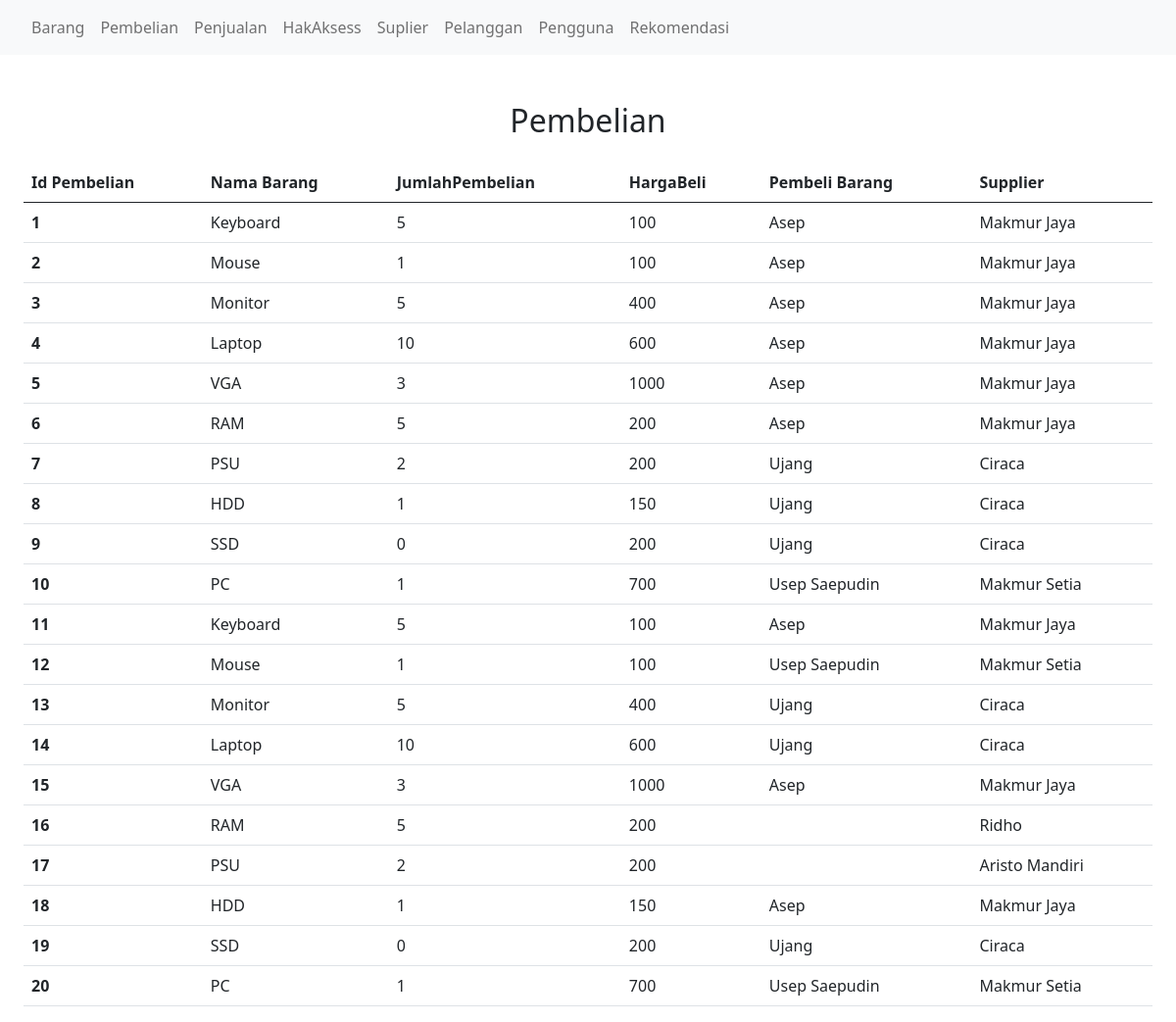
Screenshot of /pembelian.php with the database file from the repository.
### tables this page shows
CREATE TABLE `Pembelian` (
  `idPembelian` int(11) NOT NULL AUTO_INCREMENT,
  `JumlahPembelian` int(11) NOT NULL,
  `HargaBeli` int(11) NOT NULL,
  `idPengguna` int(11) DEFAULT NULL,
  `idBarang` int(11) NOT NULL,
  `idSupiler` int(11) DEFAULT NULL,
  PRIMARY KEY (`idPembelian`),
  KEY `Pembelian_FK` (`idBarang`),
  KEY `Pembelian_FK_1` (`idSupiler`),
  CONSTRAINT `Pembelian_FK` FOREIGN KEY (`idBarang`) REFERENCES `Barang` (`idBarang`),
  CONSTRAINT `Pembelian_FK_1` FOREIGN KEY (`idSupiler`) REFERENCES `Supplier` (`IdSupplier`)
);

CREATE TABLE `Barang` (
  `idBarang` int(11) NOT NULL AUTO_INCREMENT,
  `NamaBarang` varchar(100) NOT NULL,
  `Keterangan` varchar(100) DEFAULT NULL,
  `Stock` int(11) DEFAULT '0',
  `idPengguna` int(11) DEFAULT NULL,
  `Paket` int(11) DEFAULT NULL,
  PRIMARY KEY (`idBarang`),
  KEY `Barang_FK` (`idPengguna`),
  CONSTRAINT `Barang_FK` FOREIGN KEY (`idPengguna`) REFERENCES `Pengguna` (`idPengguna`)
);

CREATE TABLE `Pengguna` (
  `idPengguna` int(11) NOT NULL AUTO_INCREMENT,
  `NamaPengguna` varchar(100) NOT NULL,
  `Password` varchar(100) NOT NULL,
  `NamaDepan` varchar(100) DEFAULT NULL,
  `NamaBelakang` varchar(100) DEFAULT NULL,
  `Alamat` varchar(100) DEFAULT NULL,
  `idAksess` int(11) DEFAULT NULL,
  PRIMARY KEY (`idPengguna`),
  KEY `Pengguna_FK` (`idAksess`),
  CONSTRAINT `Pengguna_FK` FOREIGN KEY (`idAksess`) REFERENCES `HakAksess` (`idHakAksess`)
);

CREATE TABLE `Supplier` (
  `IdSupplier` int(11) NOT NULL,
  `NamaSupplier` varchar(225) DEFAULT NULL,
  `AlamatSupplier` text,
  `Phone` varchar(225) DEFAULT NULL,
  PRIMARY KEY (`IdSupplier`)
);

### pembelian.php (the view, shortened to what this page needs)
<!DOCTYPE html>
<html lang="en">
<head>
  <link href="https://cdn.jsdelivr.net/npm/bootstrap@5.0.2/dist/css/bootstrap.min.css" rel="stylesheet"
>
</head>
<body>
  <nav class="navbar navbar-expand-lg navbar-light bg-light px-4">
    <div class="collapse navbar-collapse" id="navbarNavAltMarkup">
      <div class="navbar-nav">
        <a class="nav-item nav-link" href="/">Barang</a>
        <a class="nav-item nav-link" href="/pembelian.php">Pembelian</a>
        <a class="nav-item nav-link" href="/penjualan.php">Penjualan</a>
        <a class="nav-item nav-link" href="/hakAksess.php">HakAksess</a>
        <a class="nav-item nav-link" href="/suplier.php">Suplier</a>
        <a class="nav-item nav-link" href="/pelanggan.php">Pelanggan</a>
        <a class="nav-item nav-link" href="/Pengguna/index.php">Pengguna</a>
        <a class="nav-item nav-link" href="/RekomendasiPaket.php">Rekomendasi</a> </div>
    </div>
  </nav>
  <div class="px-4 mt-5">
    <h2 class="text-center mb-4">Pembelian</h2>
    <table class="table">
      <thead class="thead-dark">
        <tr>
          <th scope="col">Id Pembelian</th>
          <th scope="col">Nama Barang</th>
          <th scope="col">JumlahPembelian</th>
          <th scope="col">HargaBeli</th>
          <th scope="col">Pembeli Barang</th>
          <th scope="col">Supplier</th>
        </tr>
      </thead>
      <tbody>
        <?php
            require 'connection.php';
            $result = mysqli_query($conn, "SELECT idPembelian, JumlahPembelian, HargaBeli, Barang.NamaBarang  ,Pengguna.NamaPengguna, Supplier.NamaSupplier  from Pembelian
            left join Pengguna on Pembelian.idPengguna  =  Pengguna.idPengguna
            LEFT join Barang on Pembelian.idBarang  = Barang.idBarang
            left join Supplier on Pembelian.idSupiler  = Supplier.idSupplier
            GROUP by idPembelian ;");
            if (mysqli_num_rows($result) > 0) {
                while ($row = mysqli_fetch_assoc($result)) {
                    $idPembelian = $row["idPembelian"];
                    $NamaBarang = $row["NamaBarang"];
                    $HargaBeli = $row["HargaBeli"];
                    $JumlahPembelian = $row["JumlahPembelian"];
                    $NamaPengguna = $row['NamaPengguna'];
                    $NamaSupplier = $row["NamaSupplier"];
                    echo  "<tr>
                    <th>$idPembelian</th>
                    <td>$NamaBarang</td>
                    <td>$JumlahPembelian</td>
                    <td>$HargaBeli</td>
                    <td>$NamaPengguna</td>
                    <td>$NamaSupplier</td>
                  </tr>";
                }
            }
        ?>
      </tbody>
    </table>
  </div>
</body>
</html>

### rows the page displays
pembelian: idPembelian "1", idBarang.NamaBarang "Keyboard", JumlahPembelian "5", HargaBeli "100", idPengguna.NamaPengguna "Asep", idSupiler.NamaSupplier "Makmur Jaya"
pembelian: idPembelian "2", idBarang.NamaBarang "Mouse", JumlahPembelian "1", HargaBeli "100", idPengguna.NamaPengguna "Asep", idSupiler.NamaSupplier "Makmur Jaya"
pembelian: idPembelian "3", idBarang.NamaBarang "Monitor", JumlahPembelian "5", HargaBeli "400", idPengguna.NamaPengguna "Asep", idSupiler.NamaSupplier "Makmur Jaya"
pembelian: idPembelian "4", idBarang.NamaBarang "Laptop", JumlahPembelian "10", HargaBeli "600", idPengguna.NamaPengguna "Asep", idSupiler.NamaSupplier "Makmur Jaya"
pembelian: idPembelian "5", idBarang.NamaBarang "VGA", JumlahPembelian "3", HargaBeli "1000", idPengguna.NamaPengguna "Asep", idSupiler.NamaSupplier "Makmur Jaya"
pembelian: idPembelian "6", idBarang.NamaBarang "RAM", JumlahPembelian "5", HargaBeli "200", idPengguna.NamaPengguna "Asep", idSupiler.NamaSupplier "Makmur Jaya"
pembelian: idPembelian "7", idBarang.NamaBarang "PSU", JumlahPembelian "2", HargaBeli "200", idPengguna.NamaPengguna "Ujang", idSupiler.NamaSupplier "Ciraca"
pembelian: idPembelian "8", idBarang.NamaBarang "HDD", JumlahPembelian "1", HargaBeli "150", idPengguna.NamaPengguna "Ujang", idSupiler.NamaSupplier "Ciraca"
pembelian: idPembelian "9", idBarang.NamaBarang "SSD", JumlahPembelian "0", HargaBeli "200", idPengguna.NamaPengguna "Ujang", idSupiler.NamaSupplier "Ciraca"
pembelian: idPembelian "10", idBarang.NamaBarang "PC", JumlahPembelian "1", HargaBeli "700", idPengguna.NamaPengguna "Usep Saepudin", idSupiler.NamaSupplier "Makmur Setia"
pembelian: idPembelian "11", idBarang.NamaBarang "Keyboard", JumlahPembelian "5", HargaBeli "100", idPengguna.NamaPengguna "Asep", idSupiler.NamaSupplier "Makmur Jaya"
pembelian: idPembelian "12", idBarang.NamaBarang "Mouse", JumlahPembelian "1", HargaBeli "100", idPengguna.NamaPengguna "Usep Saepudin", idSupiler.NamaSupplier "Makmur Setia"
pembelian: idPembelian "13", idBarang.NamaBarang "Monitor", JumlahPembelian "5", HargaBeli "400", idPengguna.NamaPengguna "Ujang", idSupiler.NamaSupplier "Ciraca"
pembelian: idPembelian "14", idBarang.NamaBarang "Laptop", JumlahPembelian "10", HargaBeli "600", idPengguna.NamaPengguna "Ujang", idSupiler.NamaSupplier "Ciraca"
pembelian: idPembelian "15", idBarang.NamaBarang "VGA", JumlahPembelian "3", HargaBeli "1000", idPengguna.NamaPengguna "Asep", idSupiler.NamaSupplier "Makmur Jaya"
pembelian: idPembelian "16", idBarang.NamaBarang "RAM", JumlahPembelian "5", HargaBeli "200", idSupiler.NamaSupplier "Ridho"
pembelian: idPembelian "17", idBarang.NamaBarang "PSU", JumlahPembelian "2", HargaBeli "200", idSupiler.NamaSupplier "Aristo Mandiri"
pembelian: idPembelian "18", idBarang.NamaBarang "HDD", JumlahPembelian "1", HargaBeli "150", idPengguna.NamaPengguna "Asep", idSupiler.NamaSupplier "Makmur Jaya"
pembelian: idPembelian "19", idBarang.NamaBarang "SSD", JumlahPembelian "0", HargaBeli "200", idPengguna.NamaPengguna "Ujang", idSupiler.NamaSupplier "Ciraca"
pembelian: idPembelian "20", idBarang.NamaBarang "PC", JumlahPembelian "1", HargaBeli "700", idPengguna.NamaPengguna "Usep Saepudin", idSupiler.NamaSupplier "Makmur Setia"
